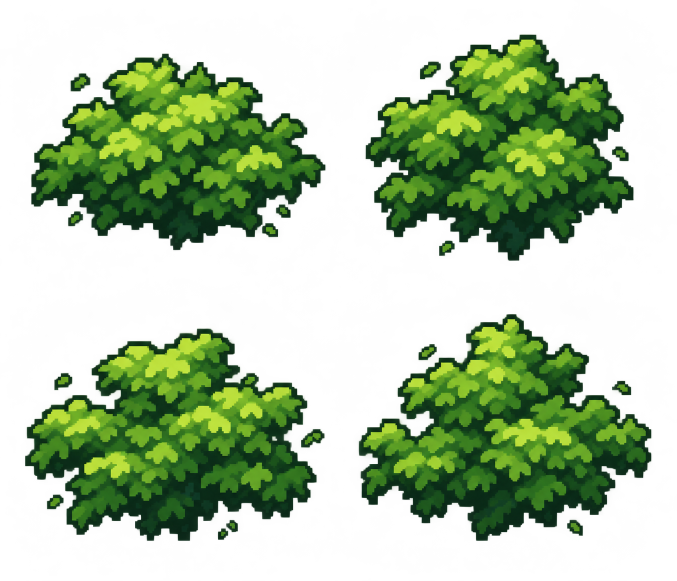
#> input picture godot/tools/raw/canopy_green.png, 1354 x 1161 px, given as the content of the folder tex, which was not available (shown at 1/2 size)
$ python contact.py 3
#> lines starting #> are read from the running program, lines starting #| are printed output that depends on the picture
import sys,glob,json
from PIL import Image
names=sys.argv[2:]; S=int(sys.argv[1])
fs=[f for f in sorted(glob.glob('tex/*.png')) if not names or any(f.split('/')[-1].startswith(n) for n in names)]
ims=[Image.open(f).convert('RGBA') for f in fs]
#> ims = 1 item
MW=1900; x=y=0; rowh=0; pos=[]
for i in ims:
    w,h=i.width*S,i.height*S
    if x+w>MW: x=0; y+=rowh+8; rowh=0
    pos.append((x,y)); x+=w+8; rowh=max(rowh,h)
#> this loop made 1 pass
#> (w, h, x, y, rowh) on pass 1: (4062, 3483, 4070, 8, 3483)
#> after the loop, pos = [(0, 8)]; rowh = 3483; x = 4070; y = 8
sheet=Image.new('RGBA',(MW,y+rowh),(70,75,95,255))
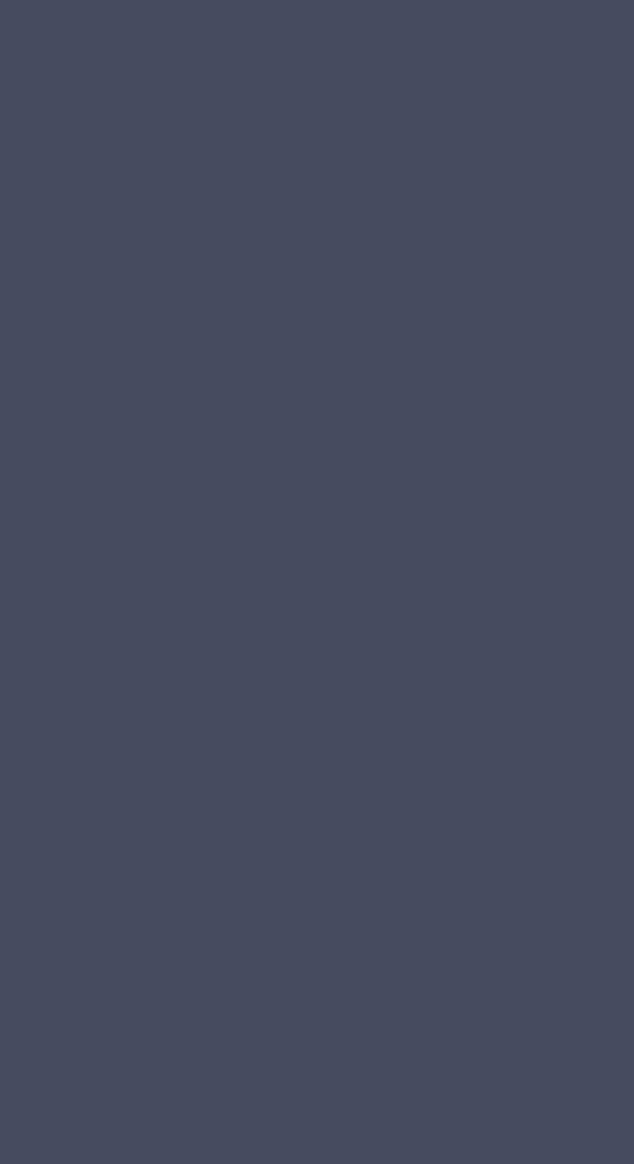
#> sheet: PIL image 1900x3491 RGBA (shown at 1/3 size); mean R, G, B, A 70, 75, 95, 255
for i,p in zip(ims,pos):
    j=i.resize((i.width*S,i.height*S),Image.NEAREST); sheet.paste(j,p,j)
#> this loop made 1 pass
#> pass 1, `j = i.resize((i.width * S, i.height * S), Image.NEAREST)`:
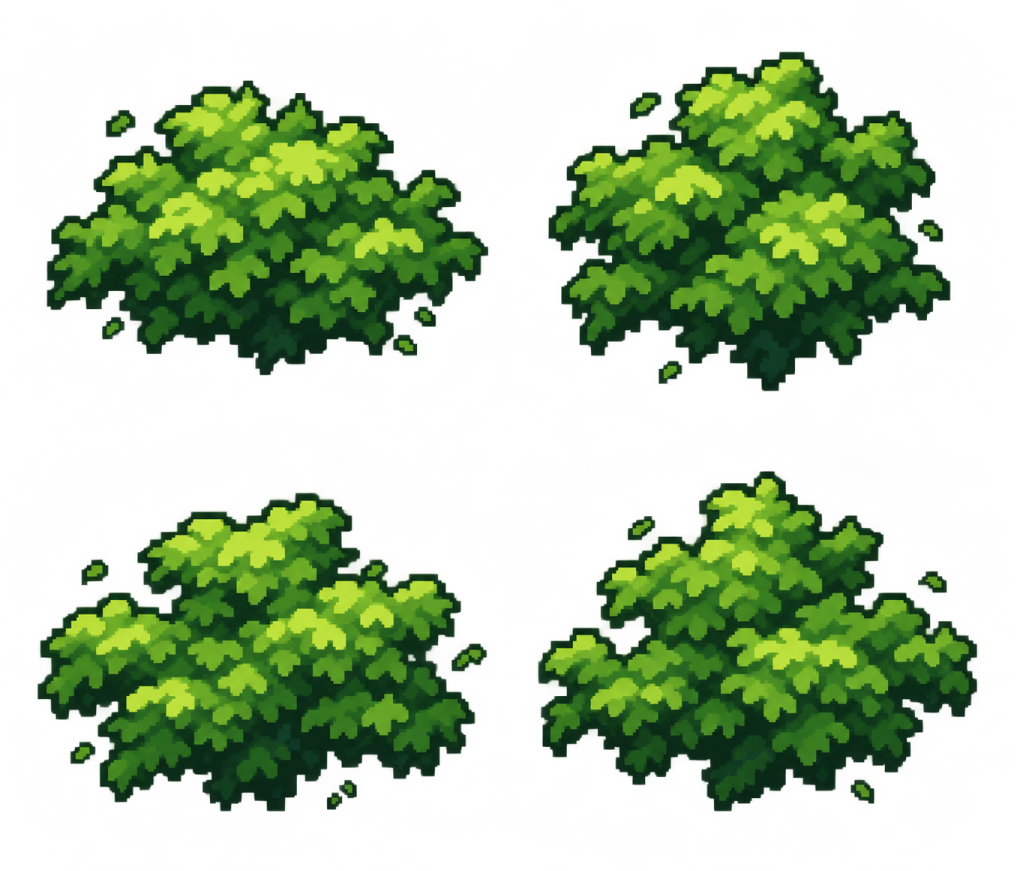
#> j: PIL image 4062x3483 RGBA (shown at 1/4 size); mean R, G, B, A 24.3, 46.3, 12.7, 98.9; transparent parts drawn white
#> after the loop:
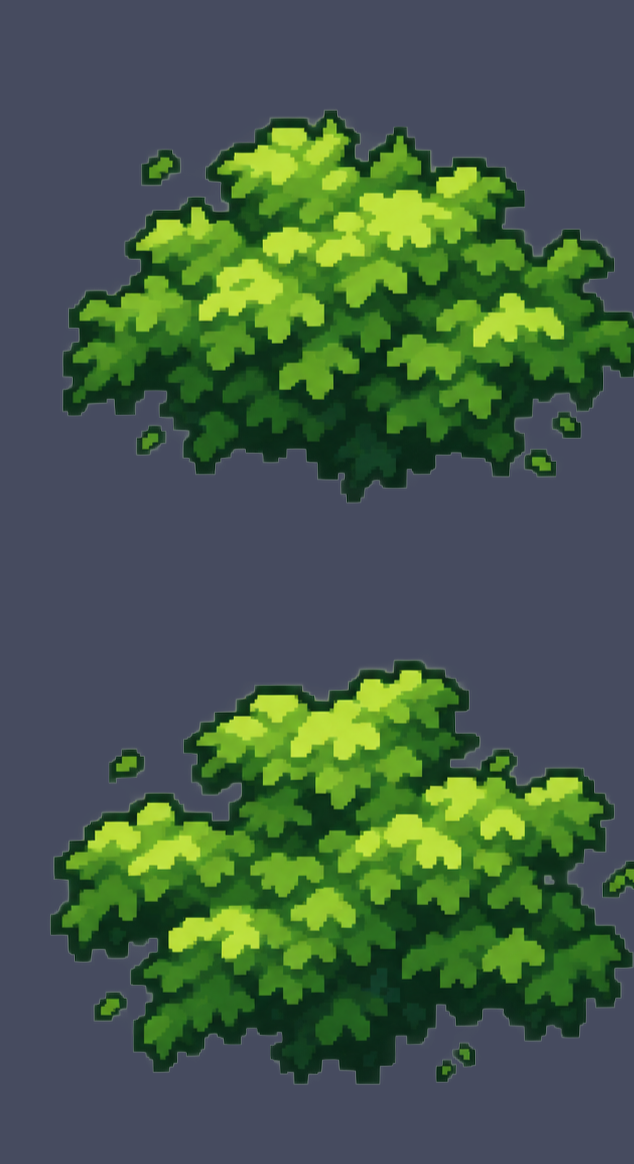
#> sheet: PIL image 1900x3491 RGBA (shown at 1/3 size); mean R, G, B, A 66.5, 90, 69.1, 252.4; transparent parts drawn white
sheet.save('tools/work/contact.png'); print(sheet.size)
#| (1900, 3491)

$ run again, on godot/tools/raw/clouds2.png
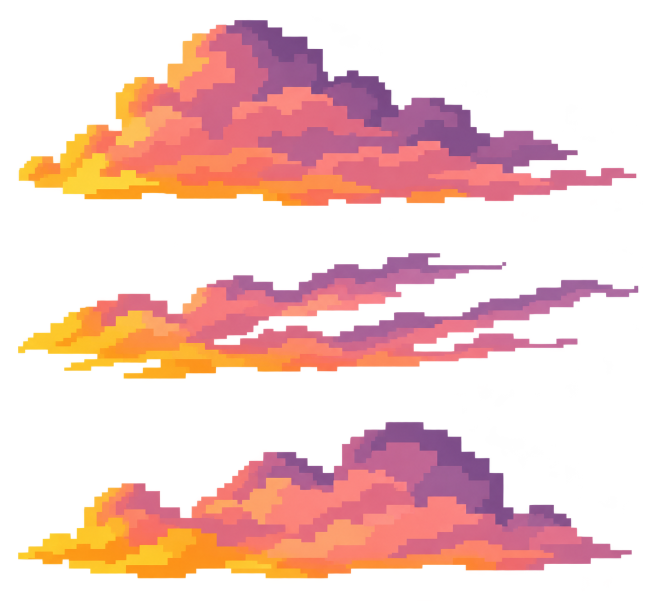
#> input picture godot/tools/raw/clouds2.png, 1309 x 1201 px, given as the content of the folder tex, which was not available (shown at 1/2 size)
#> ims = 1 item
#> the loop `for i in ims:` made 1 pass
#> (w, h, x, y, rowh) on pass 1: (3927, 3603, 3935, 8, 3603)
#> after the loop `for i in ims:`: pos = [(0, 8)]; rowh = 3603; x = 3935; y = 8
#> the loop `for i,p in zip(ims,pos):` made 1 pass
#> after the loop `for i,p in zip(ims,pos):`:
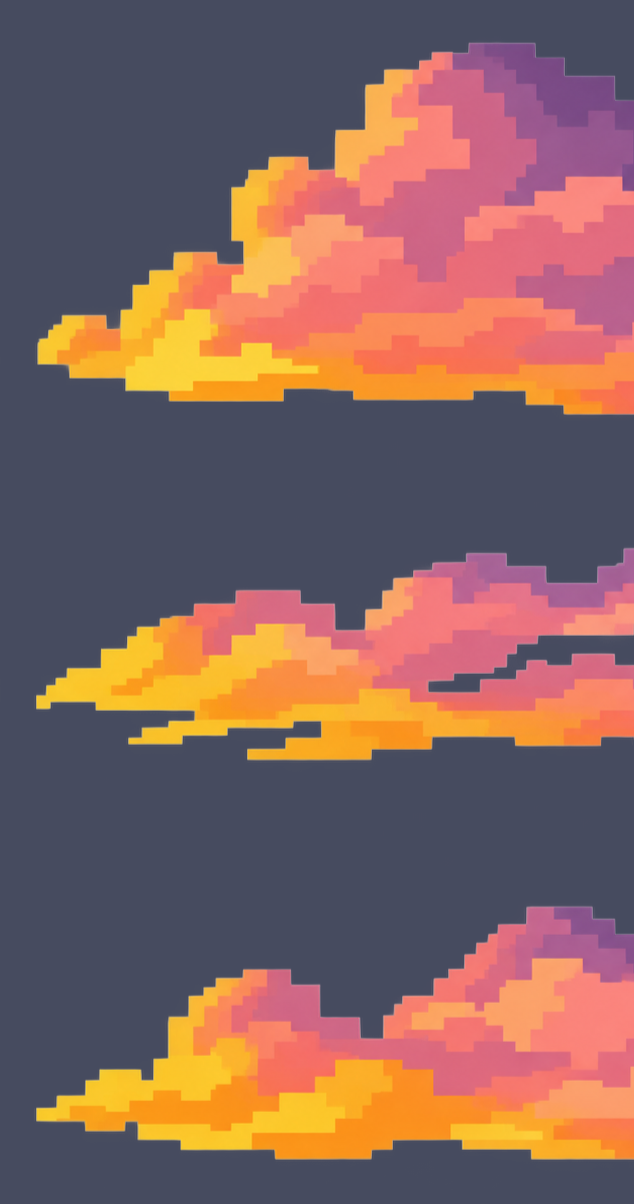
#> sheet: PIL image 1900x3611 RGBA (shown at 1/3 size); mean R, G, B, A 136.1, 99.5, 93.9, 253.4; transparent parts drawn white
#| (1900, 3611)
